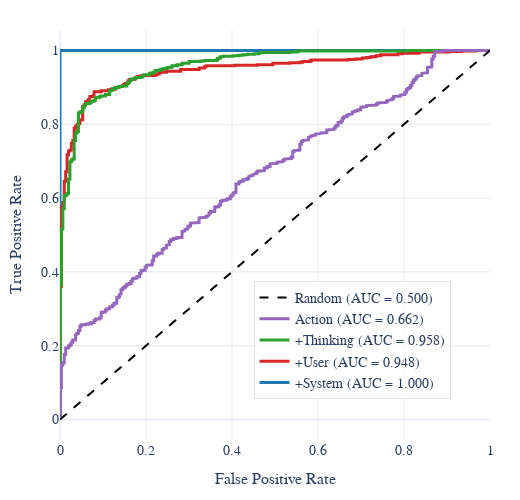

This figure's notebook cell:
### Code cell
fig = plot_roc_curves(df)
fig.show()

### Figure 1 — Plotly figure (JSON) as saved in the notebook; plotly's stock layout.template omitted (floating-point values rounded to 4 significant figures; data arrays with more than 128 entries replaced by an {"elided": "..."} marker saying what was removed)
{"data": [{"line": {"color": "#1f77b4", "width": 3}, "mode": "lines", "name": "+System (AUC = 1.000)", "type": "scatter", "x": {"elided": "275 float values"}, "y": {"elided": "275 float values"}}, {"line": {"color": "#d62728", "width": 3}, "mode": "lines", "name": "+User (AUC = 0.948)", "type": "scatter", "x": {"elided": "146 float values"}, "y": {"elided": "146 float values"}}, {"line": {"color": "#2ca02c", "width": 3}, "mode": "lines", "name": "+Thinking (AUC = 0.958)", "type": "scatter", "x": {"elided": "154 float values"}, "y": {"elided": "154 float values"}}, {"line": {"color": "#9467bd", "width": 3}, "mode": "lines", "name": "Action (AUC = 0.662)", "type": "scatter", "x": {"elided": "374 float values"}, "y": {"elided": "374 float values"}}, {"line": {"color": "black", "dash": "dash", "width": 2}, "mode": "lines", "name": "Random (AUC = 0.500)", "type": "scatter", "x": [0, 1], "y": [0, 1]}], "layout": {"font": {"family": "Computer Modern", "size": 14}, "height": 500, "legend": {"bgcolor": "rgba(255, 255, 255, 0.8)", "bordercolor": "#E2E2E2", "borderwidth": 1, "traceorder": "reversed", "x": 0.45, "y": 0.1}, "margin": {"b": 60, "l": 60, "r": 30, "t": 30}, "plot_bgcolor": "white", "width": 520, "xaxis": {"gridcolor": "#E9E9E9", "tickfont": {"size": 14}, "title": {"font": {"size": 16}, "text": "False Positive Rate"}}, "yaxis": {"gridcolor": "#E9E9E9", "tickfont": {"size": 14}, "title": {"font": {"size": 16}, "text": "True Positive Rate"}}}}
